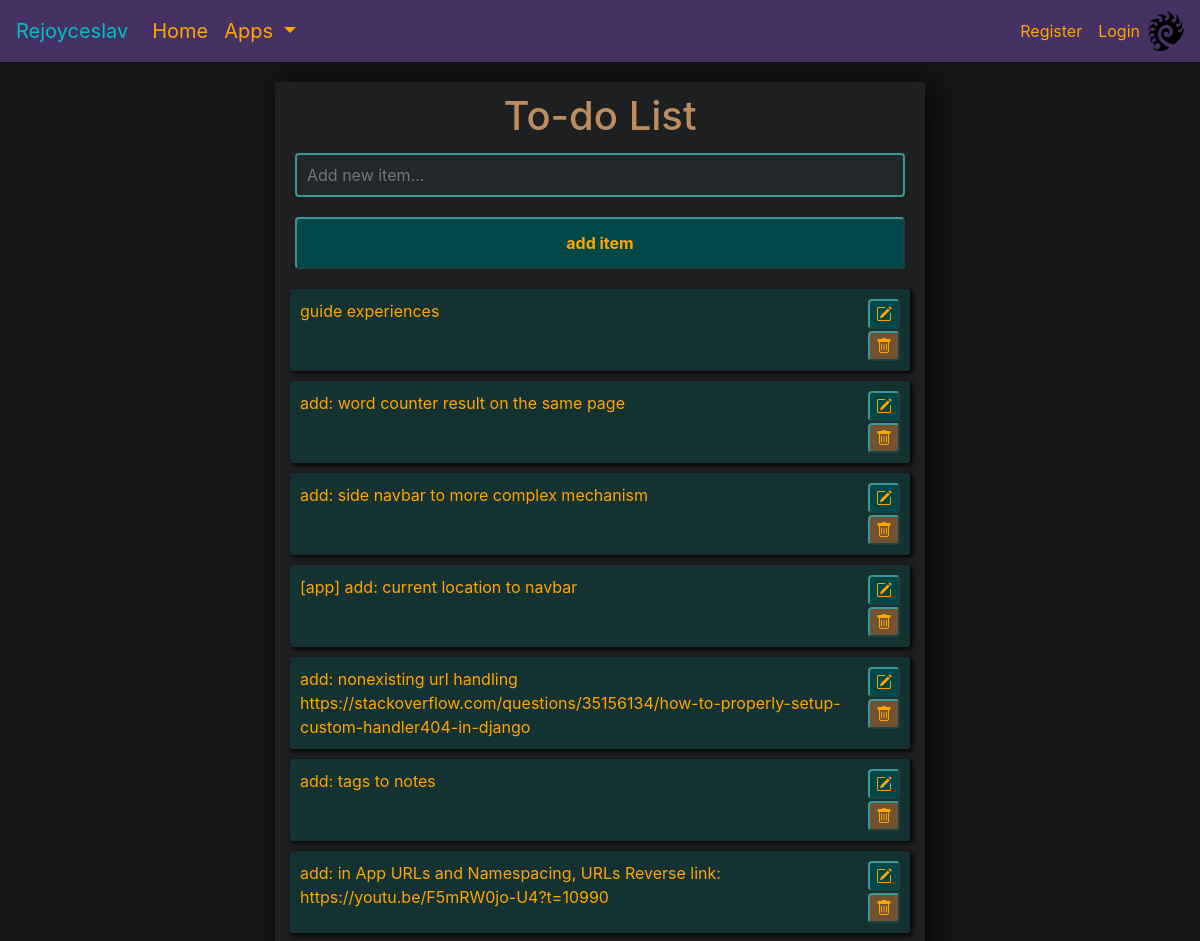
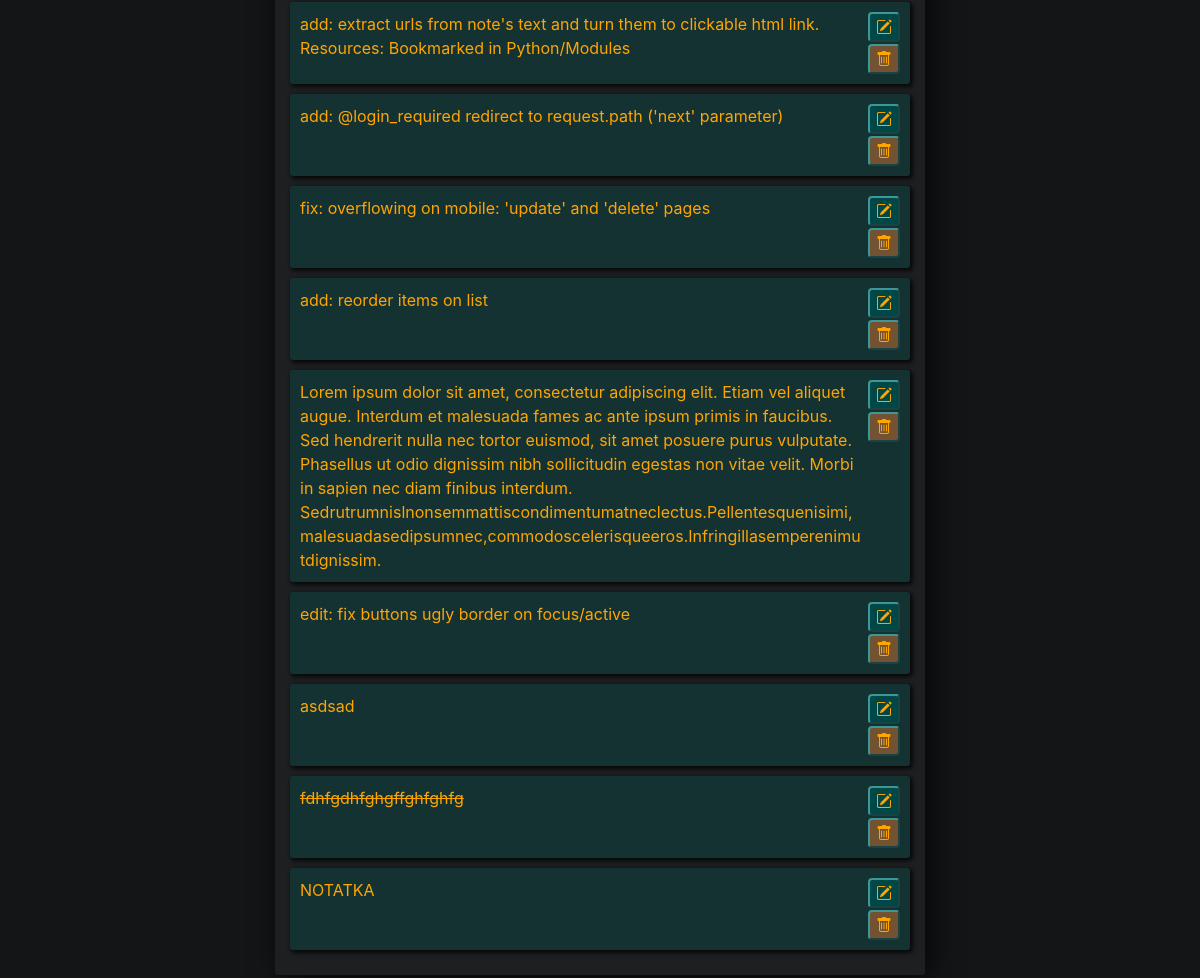
/todo/, run on the app's committed database (2 pictures, top to bottom).
### todo_list/models.py (models this page shows)
class ToDoList(models.Model):
    title = models.CharField(max_length=10000)
    complete = models.BooleanField(default=False)
    created = models.DateTimeField(auto_now_add=True)
    def __str__(self):
        return self.title  # title is now the name of item in admin

### todo_list/views.py (the view, shortened to what this page needs)
# urls.py: path('todo/', ToDoMain.as_view(), name='todo_main'),
class ToDoMain(View):
    def get(self, request):  # get request comes here
        items_in_list = ToDoList.objects.all()
        form = ToDoListForm()
        context = {
                    'items_in_list': items_in_list,
                    'form': form,
                   }
        return render(request, 'todo_main.html', context)

### todo_list/forms.py
class ToDoListForm(ModelForm):
    def __init__(self, *args, **kwargs):
        super().__init__(*args, **kwargs)
        self.fields['title'].widget.attrs.update({
            'class': 'input-dark',
            'placeholder': 'Add new item...',
            'autofocus': 'True',
        })
    class Meta:
        model = ToDoList
        fields = '__all__'

### todo_list/templates/todo_main.html (shortened to what this page needs)
{% extends 'base.html' %}
{% block content %}
<div class="container-fluid center-column" style="max-width: 650px">
    <h1>
        To-do List
    </h1>
    <div class="container-fluid">
        <div class="column-for-input">
        <form method="POST">
            {{form.title}}
            <input class="btn-info" type="submit" value="add item" name="Add Item">
        </form>
        </div>
    </div>
    {% for item in items_in_list %}
        <div class="item-row grid-for-item-row">
            <span style="flex: 1 1 auto">
                {% if item.complete == True %}
                <strike style="word-break: break-word;">{{item|linebreaksbr}}</strike>
                {% else %}
                <span style="word-break: break-word;">{{item|linebreaksbr}}</span>
                {% endif %}
            </span>
            <div class="grid-container-onecolumn">
                <form action="{% url 'todo_update' item.id %}">
                    <div class="tooltip-wrapper">
                        <button class="btn-info" id="inputUpdateButton"><i class="bi-pencil-square"></i></button>
                    </div>
                </form>
                <div class="separator-horizontal">
                </div>
                <form action="{% url 'todo_delete' item.id %}">
                    <div class="tooltip-wrapper">
                        <button class="btn-danger" id="inputDeleteButton"><i class="bi-trash"></i></button>
                    </div>
                </form>
            </div>
    </div>
    {% endfor %}
</div>
{% endblock %}

### static/dark_green_orange_style.css (style rules this page uses)
body { background-color: #131516; }
span { color: Orange; word-break: break-word; }
h1, h2, h3, h4, h5 { color: #bb8d5f; text-align: center; word-break: break-word; }
input[type=submit] { width: 100%; padding: 12px 20px; margin: 10px 0; }
.input-dark { width: 100%; padding: 8px 10px; margin: 5px 0px 10px 0px; background-color: #242729; color: orange; box-sizing: border-box; border: 2px solid #3e9797; border-radius: 4px; resize: none; }
.btn-danger { background-color: #725230; border-radius: 4px; border-color: #3e9797; border-width: 2px; font-weight: bold; color: Orange !important; }
.btn-info { background-color: #004747; border-radius: 4px; border-color: #3e9797; border-width: 2px; font-weight: bold; color: Orange !important; }
.center-column { width: auto; margin: 20px auto; padding-top: 10px; padding-right: 5px; padding-bottom: 15px; padding-left: 5px; background-color: #1d1f21; border-radius: 3px; box-shadow: 6px 2px 30px 0px rgba(0,0,0,0.75); }
.item-row { background-color: #153232; margin: 10px; padding: 10px; color: Orange; border-radius: 3px; font-size: 16px; box-shadow: 2px 2px 4px 1px rgba(0,0,0,0.75); }
.grid-for-item-row { display: flex; column-gap: 1%; row-gap: 1%; }
.grid-container-onecolumn { display: inline-block; }
.separator-horizontal { border-top: 2px solid transparent; }
.tooltip-wrapper { -webkit-transform: translateZ(0); -webkit-font-smoothing: antialiased; }

### data on the page
ToDoList: title "guide experiences"
ToDoList: title "add: word counter result on the same page"
ToDoList: title "add: side navbar to more complex mechanism"
ToDoList: title "[app] add: current location to navbar"
ToDoList: title "add: nonexisting url handling https://stackoverflow.com/questions/35156134/how-to-properly-setup-custom-handler404-in-django"
ToDoList: title "add: tags to notes"
ToDoList: title "add: in App URLs and Namespacing, URLs Reverse link: https://youtu.be/F5mRW0jo-U4?t=10990"
ToDoList: title "add: extract urls from note's text and turn them to clickable html link. Resources: Bookmarked in Python/Modules"
ToDoList: title "add: @login_required redirect to request.path ('next' parameter)"
ToDoList: title "fix: overflowing on mobile: 'update' and 'delete' pages"
ToDoList: title "add: reorder items on list"
ToDoList: title "Lorem ipsum dolor sit amet, consectetur adipiscing elit. Etiam vel aliquet augue. Interdum et malesuada fames ac ante ipsum primis in faucibus. Sed hendrerit nulla nec tortor euismod, sit amet posuere purus vulputate. Phasellus ut odio dignissim nibh sollicitudin egestas non vitae velit. Morbi in sapien nec diam finibus interdum. Sedrutrumnislnonsemmattiscondimentumatneclectus.Pellentesquenisimi,malesuadasedipsumnec,commodoscelerisqueeros.Infringillasemperenimutdignissim."
ToDoList: title "edit: fix buttons ugly border on focus/active"
ToDoList: title "asdsad"
ToDoList: title "fdhfgdhfghgffghfghfg"
ToDoList: title "NOTATKA"
